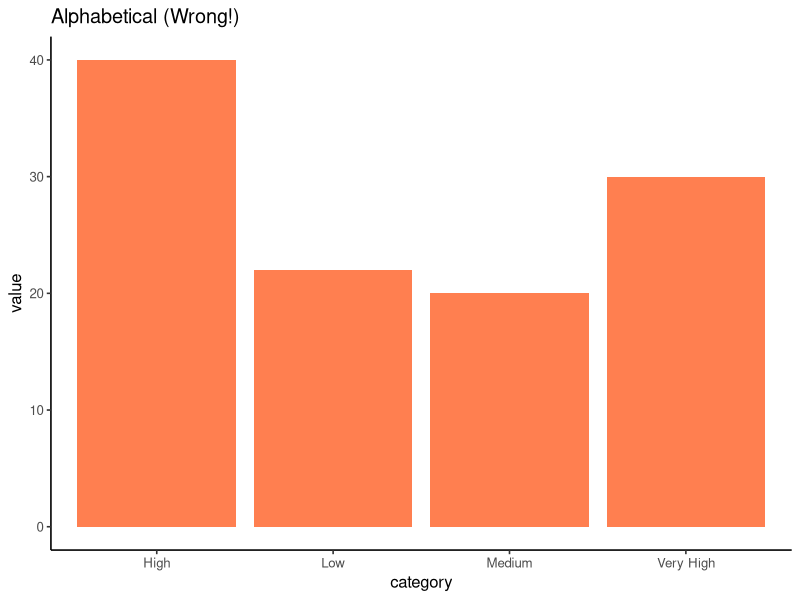
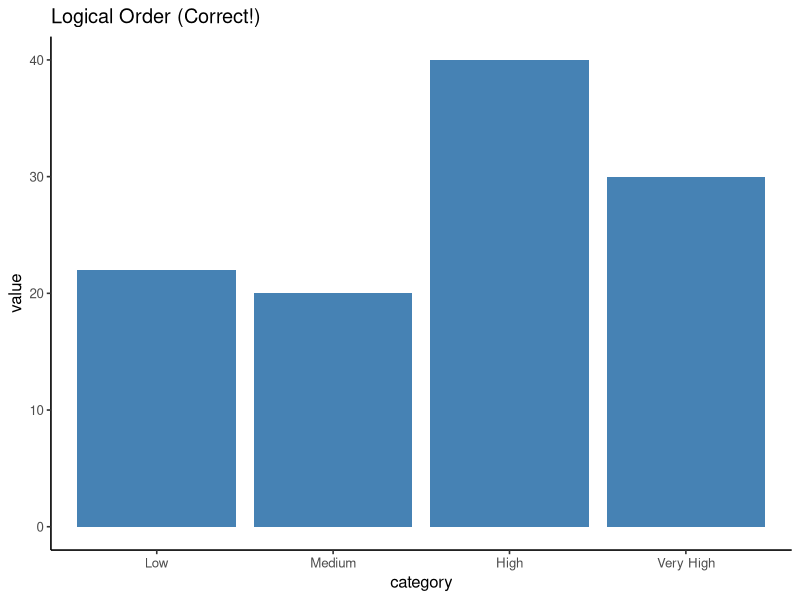
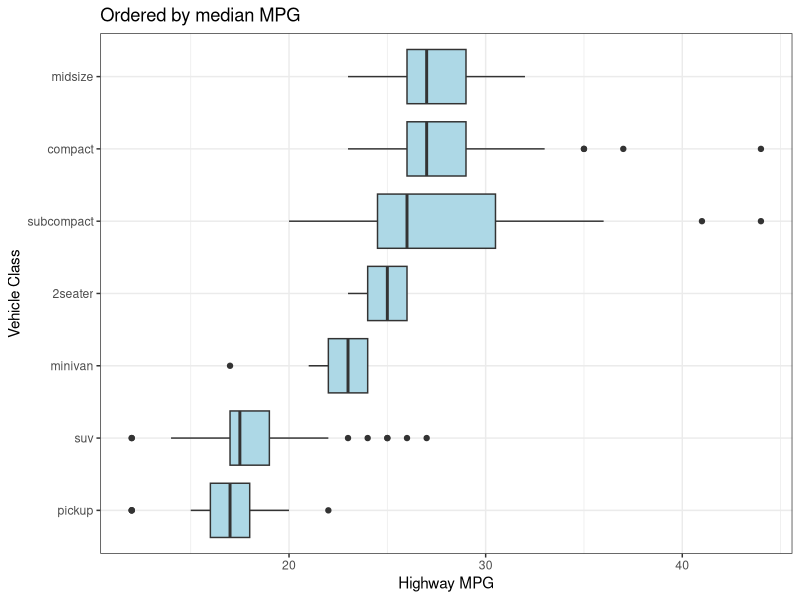
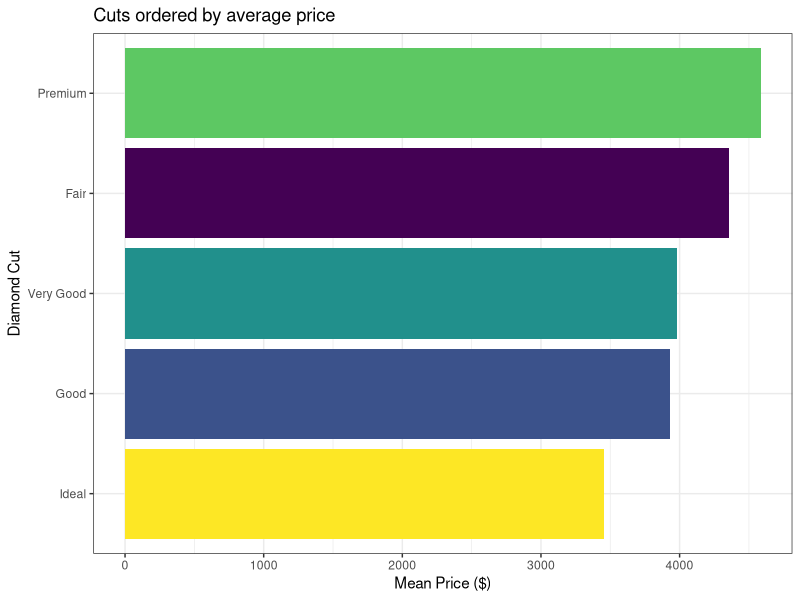
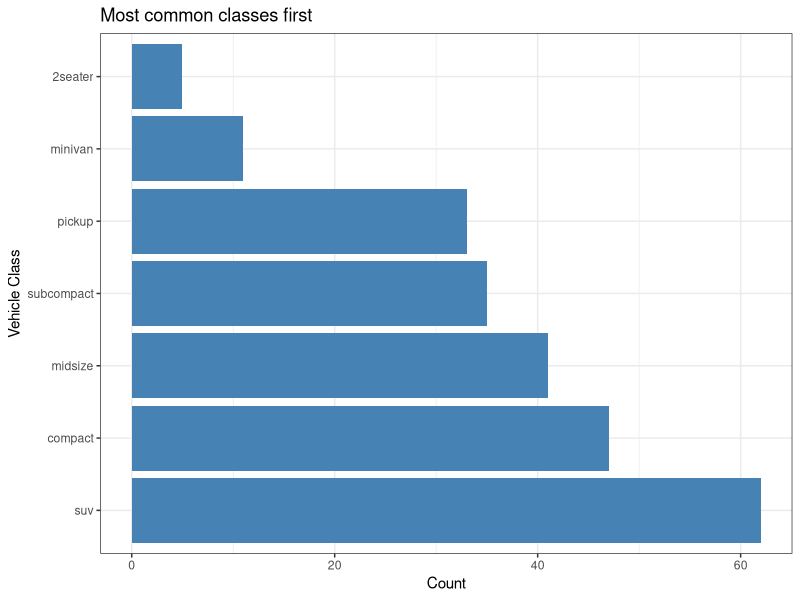
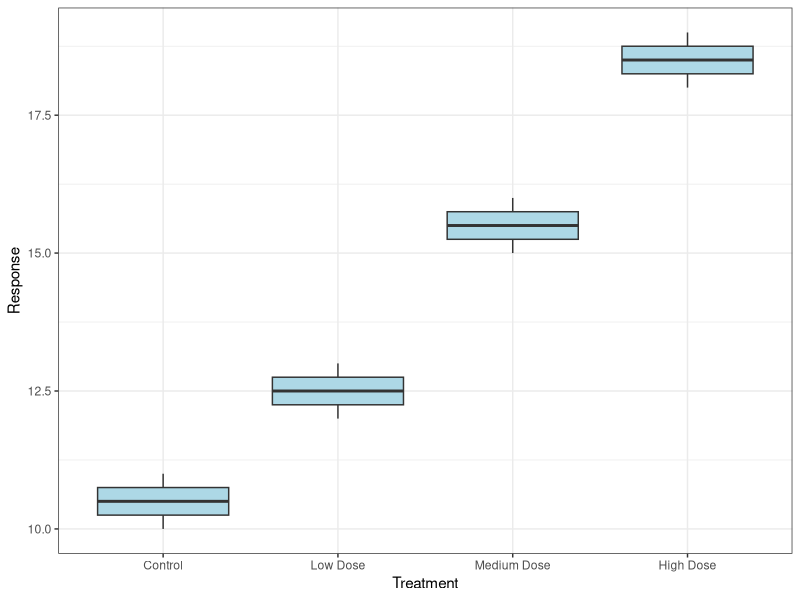
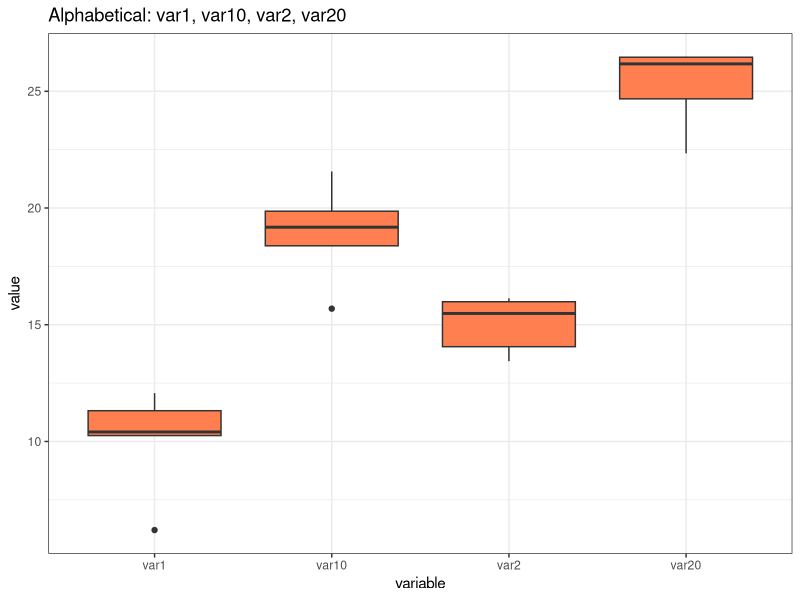
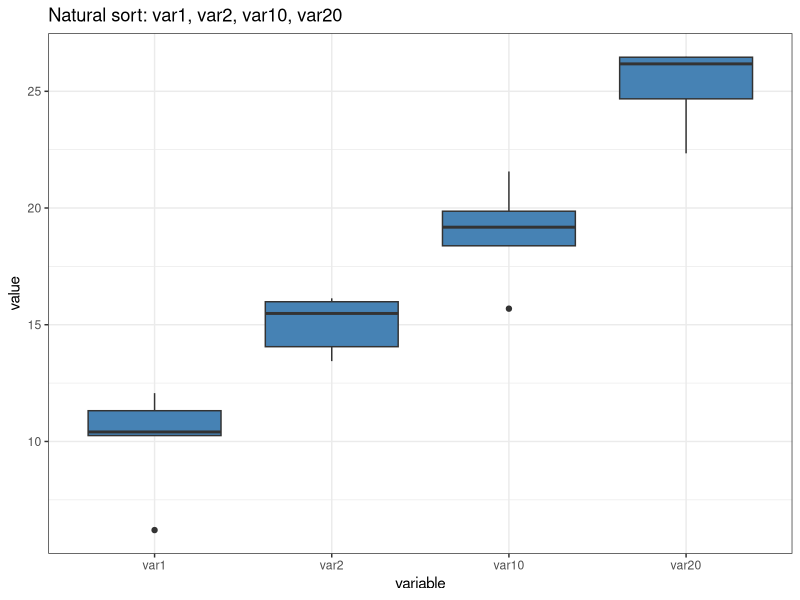

Here is the R script that generated these plots, in order:
## ---- chunk 1
#| label: setup-factors
#| echo: false
#| eval: true
#| message: false

library(ggplot2)
library(dplyr)
library(forcats)
library(patchwork)

# Set default theme for all plots
theme_set(theme_bw())
## ---- chunk 2
#| label: factors-problem-alphabetical
#| echo: true
#| eval: true

# Create data with logical categories
category_df <- data.frame(
  category = c("Low", "Medium", "High", "Very High", "Low", "High"),
  value = c(10, 20, 15, 30, 12, 25)
)

# R defaults to alphabetical!
p1 <- ggplot(category_df, aes(x = category, y = value)) +
  geom_col(fill = "coral") +
  theme_classic(base_size = 12) +
  labs(title = "Alphabetical (Wrong!)")
## ---- chunk 3
#| label: factors-solution-ordered
#| echo: true
#| eval: true

# Specify levels explicitly
category_df$category <- factor(category_df$category,
                       levels = c("Low", "Medium", "High", "Very High"))

# Now plots use logical order!
p2 <- ggplot(category_df, aes(x = category, y = value)) +
  geom_col(fill = "steelblue") +
  theme_classic(base_size = 12) +
  labs(title = "Logical Order (Correct!)")
## ---- chunk 4
#| label: factors-problem-plot
#| echo: false
#| eval: true
#| fig-width: 5
#| fig-height: 3.5

p1
## ---- chunk 5
#| label: factors-solution-plot
#| echo: false
#| eval: true
#| fig-width: 5
#| fig-height: 3.5

p2
## ---- chunk 6
#| label: factors-forcats-intro
#| echo: true
#| eval: true

library(forcats)

# Reorder car classes by median highway mpg
p <- mpg %>%
  ggplot(aes(x = fct_reorder(class, hwy, median),
             y = hwy)) +
  geom_boxplot(fill = "lightblue") +
  coord_flip() +
  labs(x = "Vehicle Class",
       y = "Highway MPG",
       title = "Ordered by median MPG")
## ---- chunk 7
#| label: factors-forcats-intro-plot
#| echo: false
#| eval: true
#| fig-width: 6
#| fig-height: 5

p
## ---- chunk 8
#| label: factors-fct-reorder
#| echo: true
#| eval: true

# Order diamond cuts by mean price
p <- diamonds %>%
  group_by(cut) %>%
  summarise(mean_price = mean(price)) %>%
  ggplot(aes(x = fct_reorder(cut, mean_price),
             y = mean_price,
             fill = cut)) +
  geom_col(show.legend = FALSE) +
  coord_flip() +
  labs(x = "Diamond Cut",
       y = "Mean Price ($)",
       title = "Cuts ordered by average price")
## ---- chunk 9
#| label: factors-fct-reorder-plot
#| echo: false
#| eval: true
#| fig-width: 6
#| fig-height: 5

p
## ---- chunk 10
#| label: factors-fct-infreq
#| echo: true
#| eval: true

# Order by how common each vehicle class is
p <- ggplot(mpg,
            aes(x = fct_infreq(class))) +
  geom_bar(fill = "steelblue") +
  coord_flip() +
  labs(x = "Vehicle Class",
       y = "Count",
       title = "Most common classes first")
## ---- chunk 11
#| label: factors-fct-infreq-plot
#| echo: false
#| eval: true
#| fig-width: 6
#| fig-height: 5

p
## ---- chunk 12
#| label: factors-fct-inorder
#| echo: true
#| eval: true

# Create data with specific order
treatment_data <- data.frame(
  treatment = c("Control", "Low Dose",
                "Medium Dose", "High Dose",
                "Control", "Low Dose",
                "Medium Dose", "High Dose"),
  response = c(10, 12, 15, 18,
               11, 13, 16, 19)
)

# Keep order as they appear in data
p <- ggplot(treatment_data,
       aes(x = fct_inorder(treatment),
           y = response)) +
  geom_boxplot(fill = "lightblue") +
  labs(x = "Treatment", y = "Response")
## ---- chunk 13
#| label: factors-fct-inorder-plot
#| echo: false
#| eval: true
#| fig-width: 6
#| fig-height: 5

p
## ---- chunk 14
#| label: factors-natural-sort-problem
#| echo: true
#| eval: true

# Create data with numbered variables
var_data <- data.frame(
  variable = rep(c("var1", "var2", "var10", "var20"), each = 5),
  value = rnorm(20, mean = rep(c(10, 15, 20, 25), each = 5), sd = 2)
)

# Alphabetical order: var1, var10, var2, var20 (wrong!)
p <- ggplot(var_data, aes(x = variable, y = value)) +
  geom_boxplot(fill = "coral") +
  labs(title = "Alphabetical: var1, var10, var2, var20")
## ---- chunk 15
#| label: factors-natural-sort-problem-plot
#| echo: false
#| eval: true
#| fig-width: 6
#| fig-height: 5

p
## ---- chunk 16
#| label: factors-natural-sort-solution
#| echo: true
#| eval: true

# Use gtools::mixedsort() for natural/alphanumeric sorting
library(gtools)

var_data$variable <- factor(var_data$variable,
                            levels = mixedsort(unique(var_data$variable)))

# Natural order: var1, var2, var10, var20 (correct!)
p <- ggplot(var_data, aes(x = variable, y = value)) +
  geom_boxplot(fill = "steelblue") +
  labs(title = "Natural sort: var1, var2, var10, var20")
## ---- chunk 17
#| label: factors-natural-sort-solution-plot
#| echo: false
#| eval: true
#| fig-width: 6
#| fig-height: 5

p
## ---- chunk 18
#| label: factors-fct-rev
#| echo: true
#| eval: true

# Reverse the frequency order
p <- ggplot(mpg, aes(x = fct_rev(fct_infreq(class)))) +
  geom_bar(fill = "coral") +
  coord_flip() +
  labs(x = "Vehicle Class", y = "Count",
       title = "Least common classes first (reversed)")
## ---- chunk 19
#| label: factors-fct-rev-plot
#| echo: false
#| eval: true
#| fig-width: 6
#| fig-height: 5

p
## ---- chunk 20
#| label: factors-fct-relevel
#| echo: true
#| eval: true

# Move "Control" to front for treatment groups
treatment_data <- data.frame(
  treatment = c("Low Dose", "High Dose", "Control",
                "Medium Dose", "Low Dose", "Control"),
  response = c(12, 18, 10, 15, 13, 11)
)

p <- treatment_data %>%
  mutate(treatment = fct_relevel(treatment, "Control")) %>%
  ggplot(aes(treatment, response)) +
  geom_boxplot(fill = "lightblue") +
  labs(x = "Treatment", y = "Response")
## ---- chunk 21
#| label: factors-fct-relevel-plot
#| echo: false
#| eval: true
#| fig-width: 6
#| fig-height: 5

p
## ---- chunk 22
#| label: factors-facet-ordering
#| echo: true
#| eval: true

# Order facets by median highway mpg for each vehicle class
p <- mpg %>%
  filter(class %in% c("pickup", "minivan", "compact")) %>%
  mutate(class = fct_reorder(class, hwy, median)) %>%
  ggplot(aes(x = displ, y = hwy)) +
  geom_point(color = "steelblue", alpha = 0.6) +
  facet_wrap(~class) +
  labs(x = "Engine Displacement (L)", y = "Highway MPG")
## ---- chunk 23
#| label: factors-facet-ordering-plot
#| echo: false
#| eval: true
#| fig-width: 6
#| fig-height: 5

p
## ---- chunk 24
#| label: factors-numeric-danger-1
#| echo: true
#| eval: true

# Original numeric data
doses <- c(10, 20, 50, 100, 200)
print(doses)
## ---- chunk 25
#| label: factors-numeric-danger-1b
#| echo: true
#| eval: true

# Convert to factor (common in data import!)
dose_factor <- factor(doses)
print(dose_factor)
## ---- chunk 26
#| label: factors-numeric-danger-1c
#| echo: true
#| eval: true

# Looks fine, right? But look at the internal structure:
str(dose_factor)
levels(dose_factor)
## ---- chunk 27
#| label: factors-numeric-danger-2
#| echo: true
#| eval: true

# Try to convert back to numeric - WRONG!
as.numeric(dose_factor)
## ---- chunk 28
#| label: factors-numeric-danger-2b
#| echo: true
#| eval: true

# Correct way: convert via character
as.numeric(as.character(dose_factor))
## ---- chunk 29
#| label: factors-missing-levels-1
#| echo: false
#| eval: true

# Subjects 1, 2, 4, 5 (subject 3 missing!)
subject <- c(1, 2, 4, 5, 1, 2, 4, 5)
response <- c(10, 15, 25, 30, 11, 16, 24, 29)

data.frame(subject = subject, response = response)
## ---- chunk 30
#| label: factors-missing-levels-2
#| echo: true
#| eval: true

# Convert to factor (happens during import!)
subject_factor <- factor(subject)
str(subject_factor)
## ---- chunk 31
#| label: factors-missing-levels-3
#| echo: true
#| eval: true

# Try to convert back - DATA CORRUPTION!
as.numeric(subject_factor)
## ---- chunk 32
#| label: factors-numeric-danger-reordered-setup
#| echo: true
#| eval: true

dose_data <- tibble(
  dose = factor(c(0, 10, 50, 100, 200)),
  response = c(5, 25, 80, 70, 30)
) %>%
  mutate(dose_ordered =
         fct_reorder(dose, response))

dose_data
## ---- chunk 33
#| label: factors-numeric-danger-reordered-convert
#| echo: true
#| eval: true

# Try to use numerically - DISASTER!
dose_data <- dose_data %>%
  mutate(
    wrong = as.numeric(dose_ordered),
    correct = as.numeric(as.character(dose_ordered))
  )
## ---- chunk 34
#| label: factors-numeric-danger-reordered-convert-show
#| echo: false
#| eval: true

dose_data
## ---- chunk 35
#| label: factors-numeric-danger-reordered-plot
#| echo: false
#| eval: true
#| fig-width: 6
#| fig-height: 8

# Show the disaster
p1 <- ggplot(dose_data, aes(x = wrong, y = response)) +
  geom_point(size = 3, color = "red") +
  geom_line() +
  labs(title = "WRONG: as.numeric(factor)",
       x = "as.numeric(dose_ordered)",
       y = "Response") +
  theme(plot.title = element_text(color = "red", size = 11))

p2 <- ggplot(dose_data, aes(x = correct, y = response)) +
  geom_point(size = 3, color = "darkgreen") +
  geom_line() +
  labs(title = "CORRECT: as.numeric(as.character())",
       x = "Actual dose",
       y = "Response") +
  theme(plot.title = element_text(color = "darkgreen", size = 11))

p1 / p2
## ---- chunk 36
#| label: factors-numeric-bad-practice
#| echo: true
#| eval: true

# DON'T do this - ambiguous!
groups <- factor(c(1, 2, 4, 5))
str(groups)
# Are these numbers or categories?
## ---- chunk 37
#| label: factors-numeric-good-practice
#| echo: true
#| eval: true

# DO this - clearly categorical!
groups <- factor(c("Group_1", "Group_2",
                   "Group_4", "Group_5"))
str(groups)
# Obviously categories, safe!
## ---- chunk 38
#| label: factors-debugging
#| echo: true
#| eval: true

# Example: vehicle classes in mpg dataset
vehicle_class <- factor(mpg$class)

# Check level order
vehicle_class %>% levels()

# See factor structure (shows integer encoding)
str(vehicle_class)

# Check how many observations per level
table(vehicle_class)

# Convert to character if needed for text operations
class_char <- as.character(vehicle_class)
